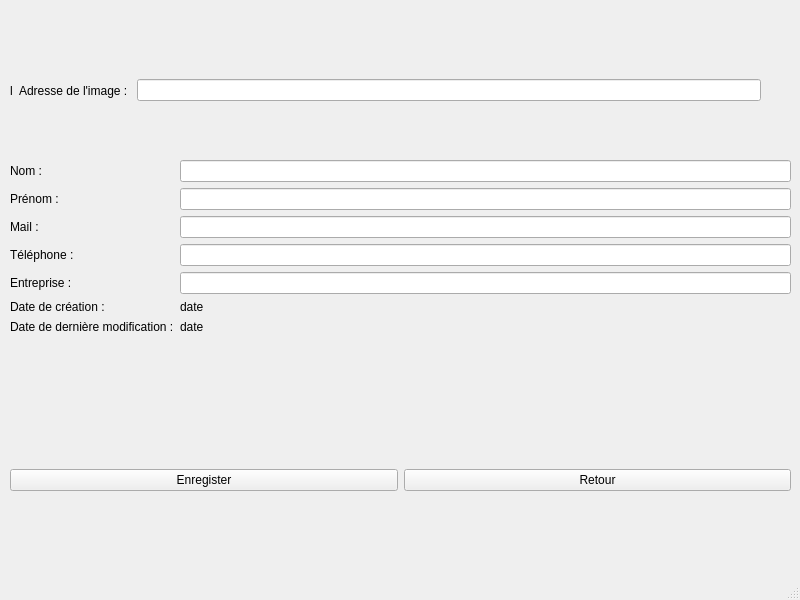
<?xml version="1.0" encoding="UTF-8"?>
<ui version="4.0">
 <class>contactform</class>
 <widget class="QMainWindow" name="contactform">
  <property name="geometry">
   <rect>
    <x>0</x>
    <y>0</y>
    <width>800</width>
    <height>600</height>
   </rect>
  </property>
  <property name="windowTitle">
   <string>Contact</string>
  </property>
  <widget class="QWidget" name="centralwidget">
   <widget class="QWidget" name="verticalLayoutWidget">
    <property name="geometry">
     <rect>
      <x>10</x>
      <y>160</y>
      <width>781</width>
      <height>331</height>
     </rect>
    </property>
    <layout class="QVBoxLayout" name="verticalLayout_2">
     <item>
      <layout class="QFormLayout" name="formLayout">
       <item row="0" column="0">
        <widget class="QLabel" name="NomLabel">
         <property name="text">
          <string>Nom : </string>
         </property>
        </widget>
       </item>
       <item row="0" column="1">
        <widget class="QLineEdit" name="NomlineEdit"/>
       </item>
       <item row="1" column="0">
        <widget class="QLabel" name="PrenomLabel">
         <property name="text">
          <string>Prénom : </string>
         </property>
        </widget>
       </item>
       <item row="1" column="1">
        <widget class="QLineEdit" name="PrenomlineEdit"/>
       </item>
       <item row="2" column="0">
        <widget class="QLabel" name="MailLabel">
         <property name="text">
          <string>Mail : </string>
         </property>
        </widget>
       </item>
       <item row="2" column="1">
        <widget class="QLineEdit" name="MaillineEdit"/>
       </item>
       <item row="3" column="0">
        <widget class="QLabel" name="Tellabel">
         <property name="text">
          <string>Téléphone : </string>
         </property>
        </widget>
       </item>
       <item row="3" column="1">
        <widget class="QLineEdit" name="TellineEdit"/>
       </item>
       <item row="4" column="0">
        <widget class="QLabel" name="EntrepriseLabel">
         <property name="text">
          <string>Entreprise : </string>
         </property>
        </widget>
       </item>
       <item row="4" column="1">
        <widget class="QLineEdit" name="EntrepriselineEdit"/>
       </item>
       <item row="5" column="0">
        <widget class="QLabel" name="DateCrealabel">
         <property name="text">
          <string>Date de création : </string>
         </property>
        </widget>
       </item>
       <item row="6" column="0">
        <widget class="QLabel" name="DateModiflaber">
         <property name="text">
          <string>Date de dernière modification :</string>
         </property>
        </widget>
       </item>
       <item row="5" column="1">
        <widget class="QLabel" name="DateCrea">
         <property name="text">
          <string>date</string>
         </property>
        </widget>
       </item>
       <item row="6" column="1">
        <widget class="QLabel" name="DateModif">
         <property name="text">
          <string>date</string>
         </property>
        </widget>
       </item>
      </layout>
     </item>
     <item>
      <layout class="QHBoxLayout" name="horizontalLayout_2">
       <item>
        <widget class="QPushButton" name="enregisterPb">
         <property name="text">
          <string>Enregister</string>
         </property>
        </widget>
       </item>
       <item>
        <widget class="QPushButton" name="annulerPb">
         <property name="text">
          <string>Retour</string>
         </property>
        </widget>
       </item>
      </layout>
     </item>
    </layout>
   </widget>
   <widget class="QWidget" name="horizontalLayoutWidget_2">
    <property name="geometry">
     <rect>
      <x>10</x>
      <y>30</y>
      <width>751</width>
      <height>121</height>
     </rect>
    </property>
    <layout class="QHBoxLayout" name="horizontalLayout_3">
     <item>
      <widget class="QLabel" name="photo">
       <property name="text">
        <string>l</string>
       </property>
      </widget>
     </item>
     <item>
      <widget class="QLabel" name="Photolabel">
       <property name="text">
        <string>Adresse de l'image : </string>
       </property>
      </widget>
     </item>
     <item>
      <widget class="QLineEdit" name="PhotolineEdit"/>
     </item>
    </layout>
   </widget>
  </widget>
  <widget class="QMenuBar" name="menubar">
   <property name="geometry">
    <rect>
     <x>0</x>
     <y>0</y>
     <width>800</width>
     <height>22</height>
    </rect>
   </property>
  </widget>
  <widget class="QStatusBar" name="statusbar"/>
 </widget>
 <resources/>
 <connections/>
</ui>
